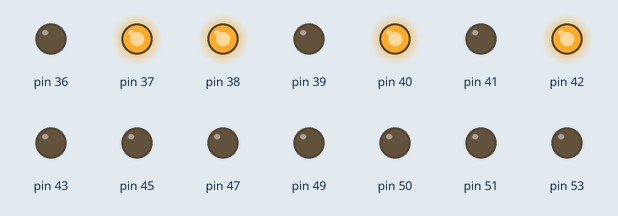
Simulated run of this program. Board: Arduino Mega 2560, built with avr-gcc and run on an emulated ATmega2560. Shown: output pins drawn as LEDs (lit = HIGH).

Above: at 0.55 s.
At 0.85 s:
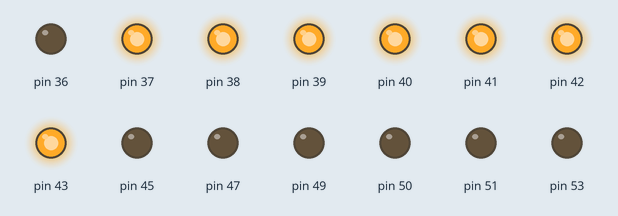
At 1.25 s:
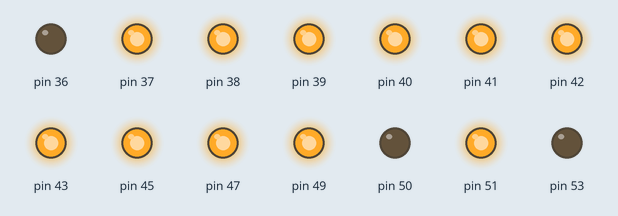
At 1.95 s:
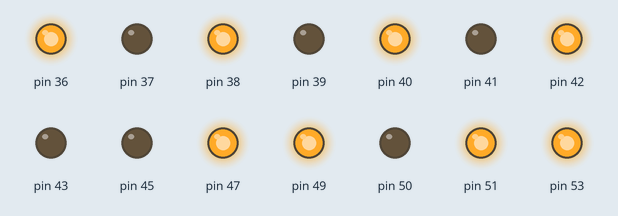
At 2.65 s:
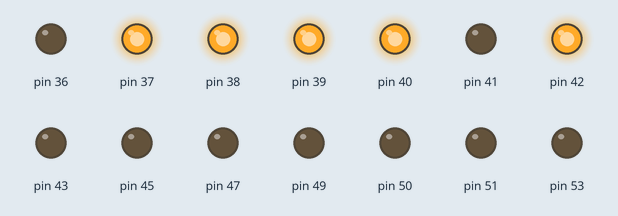
At 3.35 s:
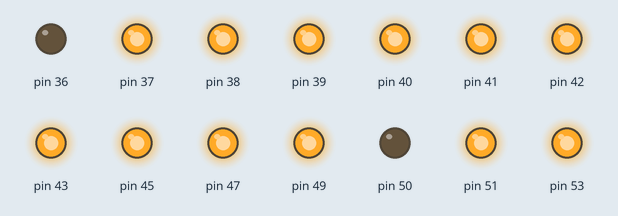
Timing chart, 0 to 3.6 s (numbered marks = the images above):
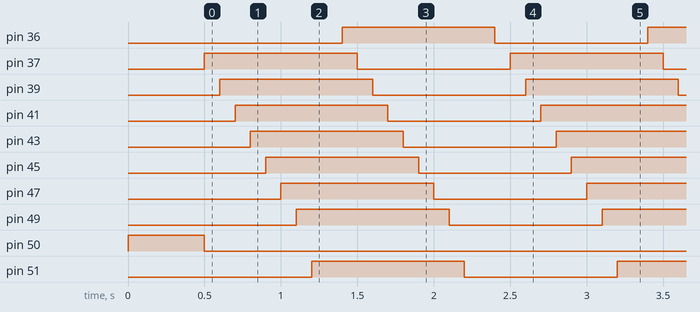

Measured:
- by itself, pin 36, pin 37, pin 39, pin 41, pin 43, pin 45, pin 47, pin 49, pin 51, pin 53: alternates HIGH for 1.0 s and LOW for 1.0 s
- by itself, pin 50: HIGH → LOW at 0.50 s
- by itself, everything shown: repeats every 2.0 s, in 20 steps

The program:

main.cpp
```cpp
#include <Arduino.h>

void setup() {
  Serial.begin(9600);
  // put your setup code here, to run once:
  for (int i =36;i<=53;i++)
  {
    pinMode(i,OUTPUT);
    digitalWrite(i,LOW);
  }

  for(int i =38;i<=52;i+=2)
  {
    digitalWrite(i,HIGH);
  }


     delay(500);
    // digitalWrite(36,HIGH);
    // digitalWrite(37,HIGH);
    // digitalWrite(39,HIGH);
    // digitalWrite(41,HIGH);
    // digitalWrite(43,HIGH);
    // digitalWrite(45,HIGH);
    // digitalWrite(47,HIGH);
    // digitalWrite(49,HIGH);
    // digitalWrite(51,HIGH);
    // digitalWrite(53,HIGH);


}
int i = 0;
int val = 0;
void loop() {

      i = !i;

  for (int j =37;j<=53;j+=2)
    {
      digitalWrite(j,i);
      //for (int i =38;i<=52;i+=2)
      {
        digitalWrite(50,LOW);
        delay(100);
      }
      //digitalWrite(j,LOW);
    }
      digitalWrite(36,i);
  digitalWrite(50,LOW);
  delay(100);
}
```
